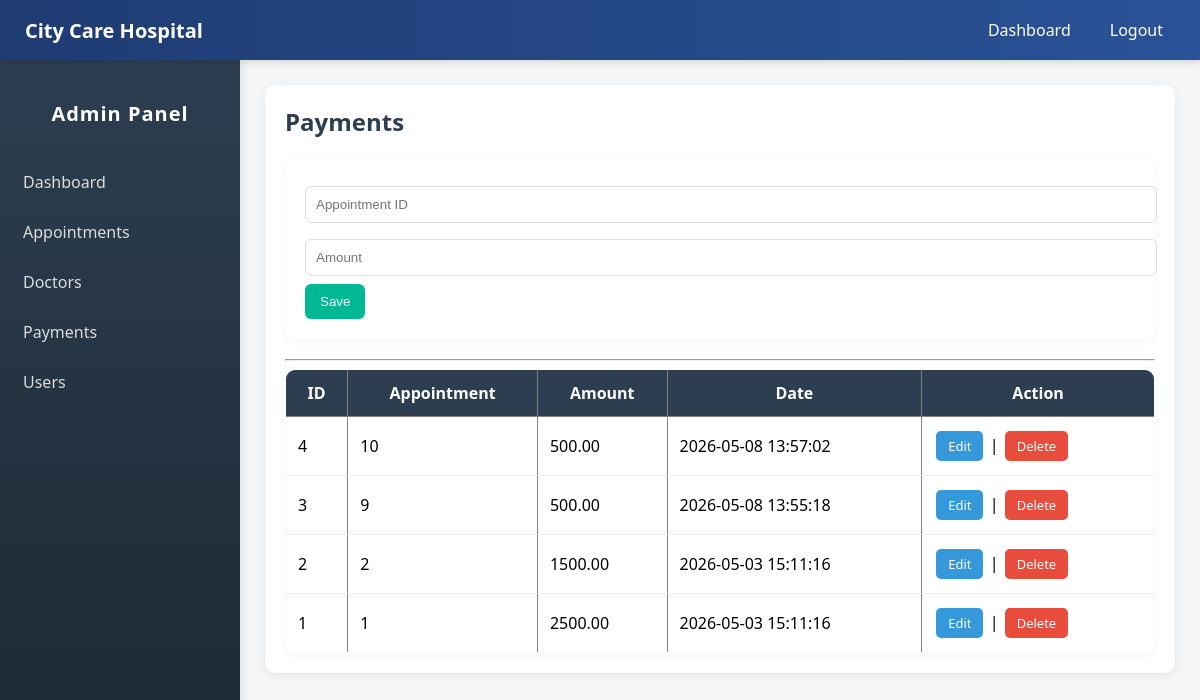
/admin/admin-dashboard.php?page=payments, run on the app's committed database.
### tables this page shows
CREATE TABLE IF NOT EXISTS `payments` (
  `payment_id` int NOT NULL AUTO_INCREMENT,
  `appointment_id` int NOT NULL,
  `amount` decimal(10,2) NOT NULL,
  `payment_date` timestamp NULL DEFAULT CURRENT_TIMESTAMP,
  PRIMARY KEY (`payment_id`),
  KEY `appointment_id` (`appointment_id`)
);

### admin/pages/payments.php (the view, shortened to what this page needs)
<?php
require_once "../includes/db.php";
$edit = null;
?>
<h2>Payments</h2>
<form method="POST">
    <input type="number" name="appointment_id" placeholder="Appointment ID"
           value="<?= $edit['appointment_id'] ?? '' ?>" required>
    <input type="number" step="0.01" name="amount" placeholder="Amount"
           value="<?= $edit['amount'] ?? '' ?>" required>
    <button name="save">Save</button>
</form>
<hr>
<table border="1" width="100%">
<tr>
    <th>ID</th><th>Appointment</th><th>Amount</th><th>Date</th><th>Action</th>
</tr>
<?php
$data = $pdo->query("SELECT * FROM payments ORDER BY payment_id DESC");
while ($row = $data->fetch()):
?>
<tr>
    <td><?= $row['payment_id'] ?></td>
    <td><?= $row['appointment_id'] ?></td>
    <td><?= $row['amount'] ?></td>
    <td><?= $row['payment_date'] ?></td>
    <td>
        <a href="?page=payments&edit=<?= $row['payment_id'] ?>" class="btn edit-btn">Edit</a> |
        <a href="?page=payments&delete=<?= $row['payment_id'] ?>"
           onclick="return confirm('Delete?')" class="btn delete-btn">Delete</a>
    </td>
</tr>
<?php endwhile; ?>
</table>

### admin/styles.css (style rules this page uses)
body { margin: 0; font-family: "Segoe UI", Arial, sans-serif; background: #f4f6f9; }
h2 { margin-top: 0; color: #2c3e50; }
form { background: white; padding: 20px; border-radius: 10px; margin-bottom: 20px; box-shadow: 0 2px 10px rgba(0, 0, 0, 0.05); }
input, select { width: 100%; padding: 10px; margin: 8px 0; border: 1px solid #ddd; border-radius: 6px; outline: none; }
button { background: #00b894; color: white; border: none; padding: 10px 15px; border-radius: 6px; cursor: pointer; transition: 0.3s; }
table { width: 100%; border-collapse: collapse; background: white; border-radius: 10px; overflow: hidden; box-shadow: 0 2px 10px rgba(0, 0, 0, 0.05); }
table th { background: #2c3e50; color: white; padding: 12px; }
table td { padding: 12px; border-bottom: 1px solid #eee; }
a { text-decoration: none; }
.btn { display: inline-block; padding: 6px 12px; margin: 2px; border-radius: 5px; font-size: 13px; text-decoration: none; color: white; transition: 0.3s; }
.edit-btn { background: #3498db; }
.delete-btn { background: #e74c3c; }

### admin/admin-dashboard.php (style rules this page uses)
body { margin: 0; font-family: Arial, sans-serif; background: #f4f6f8; }

### data on the page
payments: payment_id "4", appointment "10", amount "500.00", payment_date "2026-05-08 13:57:02"
payments: payment_id "3", appointment "9", amount "500.00", payment_date "2026-05-08 13:55:18"
payments: payment_id "2", appointment "2", amount "1500.00", payment_date "2026-05-03 15:11:16"
payments: payment_id "1", appointment "1", amount "2500.00", payment_date "2026-05-03 15:11:16"
